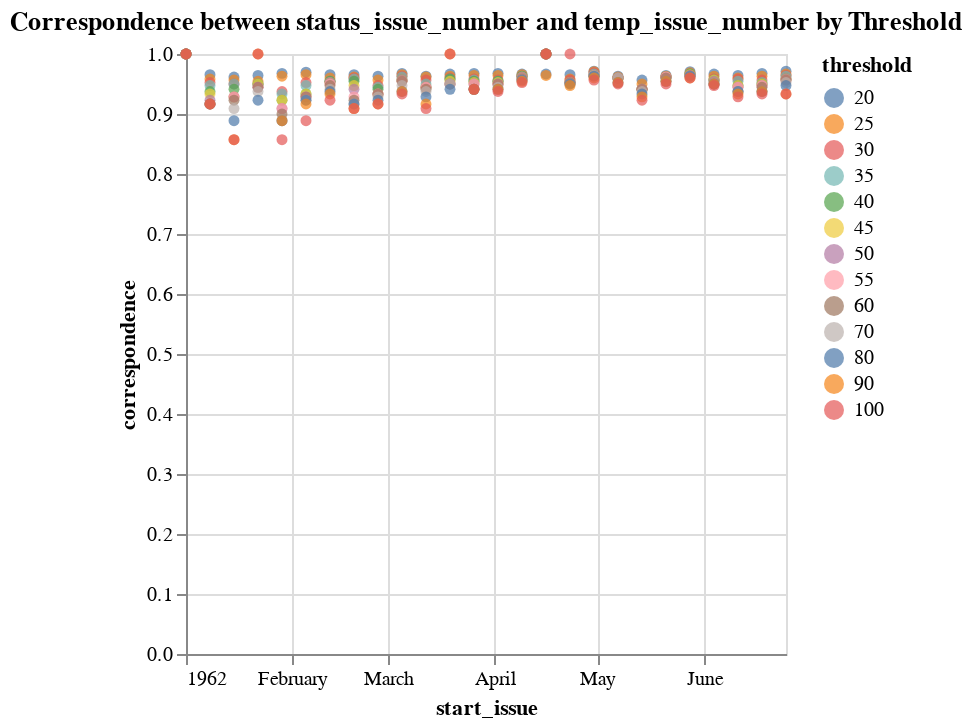

The code cell stored with this chart in its notebook:
### Code cell
correspondence_df = boundaries_df.groupby(['threshold', 'start_issue']).apply(
    lambda x: (x['status_issue_number'] == x['temp_issue_number']).mean()
).reset_index(name='correspondence')

chart = alt.Chart(correspondence_df).mark_point(filled=True).encode(
    x='start_issue:T',
    y='correspondence:Q',
	color='threshold:N',
    tooltip=['threshold', 'correspondence', 'start_issue:T']
).properties(
    title='Correspondence between status_issue_number and temp_issue_number by Threshold'
)

chart

### Figure 1 — Vega-Lite specification as saved in the notebook (floating-point values rounded to 4 significant figures; data arrays with more than 128 entries replaced by an {"elided": "..."} marker saying what was removed)
{"config": {"view": {"continuousWidth": 300, "continuousHeight": 300}}, "data": {"name": "data-fd9daf8005b35f6bd399f84c17304e9d"}, "mark": {"type": "point", "filled": true}, "encoding": {"color": {"field": "threshold", "type": "nominal"}, "tooltip": [{"field": "threshold", "type": "quantitative"}, {"field": "correspondence", "type": "quantitative"}, {"field": "start_issue", "type": "temporal"}], "x": {"field": "start_issue", "type": "temporal"}, "y": {"field": "correspondence", "type": "quantitative"}}, "title": "Correspondence between status_issue_number and temp_issue_number by Threshold", "$schema": "https://vega.github.io/schema/vega-lite/v5.8.0.json", "datasets": {"data-fd9daf8005b35f6bd399f84c17304e9d": {"elided": "338 records"}}}
